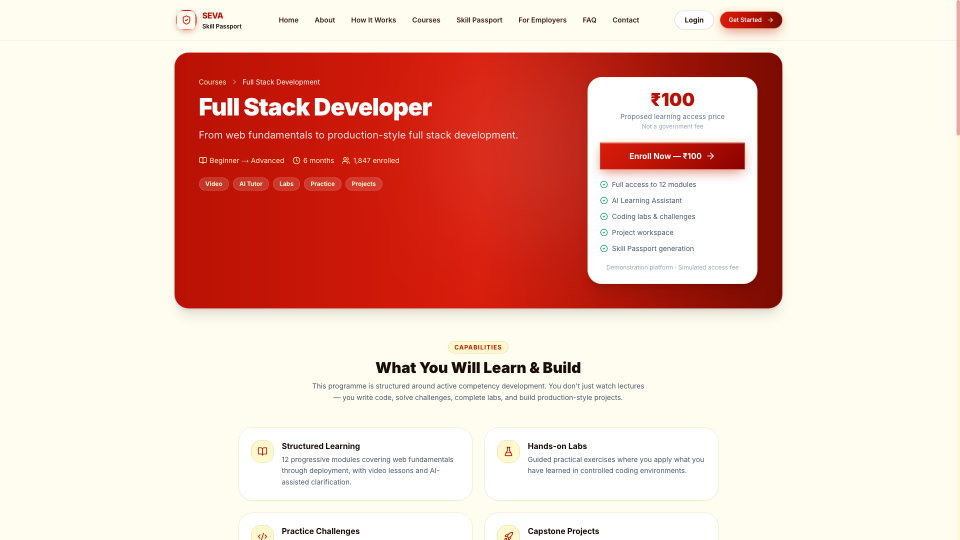
#> input picture scripts/video-assets/01_learn_courses.png, 1920 x 1080 px, found by its file name (shown at 1/2 size)
$ python render_explainer_video.py
#> lines starting #> are read from the running program, lines starting #| are printed output that depends on the picture
#!/usr/bin/env python3
"""
SEVA Skill Passport — 30-Second Explainer Video Master Generator
Broadcast Quality 1920x1080 @ 30fps (900 Frames)
Renders real UI captures with cinematic camera moves, callout badges, and brand graphics.
"""
import os
import sys
import math
import subprocess
from PIL import Image, ImageDraw, ImageFont, ImageFilter

WIDTH = 1920
HEIGHT = 1080
FPS = 30
TOTAL_FRAMES = 900 # exactly 30.0 seconds

# Colors
C_CREAM = (255, 253, 240)
C_CHIFFON = (255, 250, 205)
C_MILAN = (184, 17, 4)
C_MILAN_BRIGHT = (217, 28, 11)
C_ESPRESSO = (26, 12, 8)
C_MUTED = (110, 85, 77)
C_WHITE = (255, 255, 255)
C_CARD_BG = (255, 255, 255)
C_BORDER = (230, 215, 195)
C_GOLD = (245, 158, 11)

# Load fonts
def get_font(size, bold=False):
    path = '/System/Library/Fonts/Supplemental/Arial Bold.ttf' if bold else '/System/Library/Fonts/HelveticaNeue.ttc'
    try:
        return ImageFont.truetype(path, size)
    except Exception:
        try:
            return ImageFont.truetype('/System/Library/Fonts/HelveticaNeue.ttc', size)
        except Exception:
            return ImageFont.load_default()

font_title_hero = get_font(56, bold=True)
font_title = get_font(42, bold=True)
font_subtitle = get_font(24, bold=False)
font_badge = get_font(18, bold=True)
font_card_head = get_font(28, bold=True)
font_card_body = get_font(20, bold=False)
font_tagline = get_font(34, bold=True)
font_url = get_font(16, bold=False)

# Load authentic screenshot assets
asset_dir = 'scripts/video-assets'
screens = {
    'courses': Image.open(f'{asset_dir}/01_learn_courses.png').convert('RGB'),
    'learning': Image.open(f'{asset_dir}/02_learn_learning.png').convert('RGB'),
    'practice': Image.open(f'{asset_dir}/03_practise_lab.png').convert('RGB'),
    'projects': Image.open(f'{asset_dir}/04b_projects_hub.png').convert('RGB'),
    'assess': Image.open(f'{asset_dir}/05b_assess_catalog.png').convert('RGB'),
    'passport': Image.open(f'{asset_dir}/06_verify_passport.png').convert('RGB'),
    'ledger': Image.open(f'{asset_dir}/07_verify_ledger.png').convert('RGB'),
}
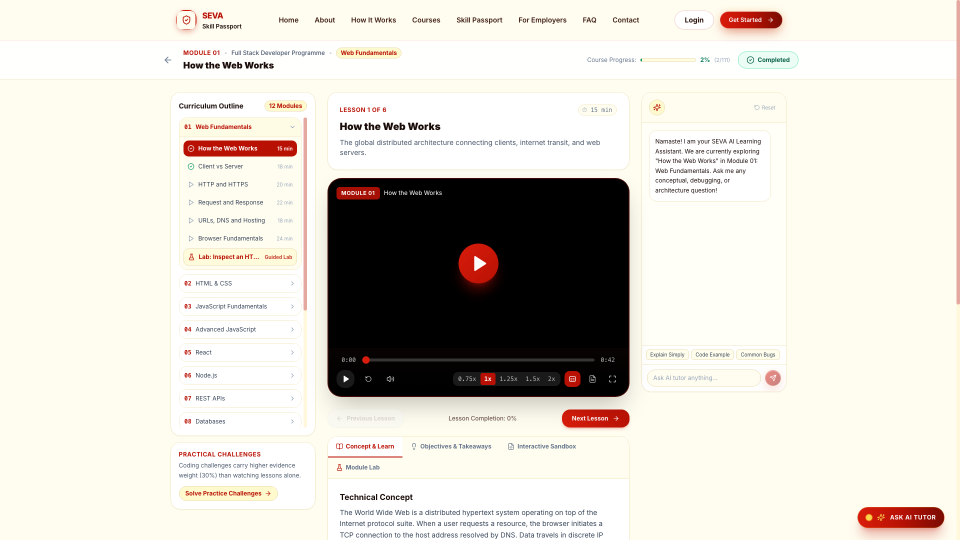
#> input picture scripts/video-assets/02_learn_learning.png, 1920 x 1080 px, found by its file name (shown at 1/2 size)
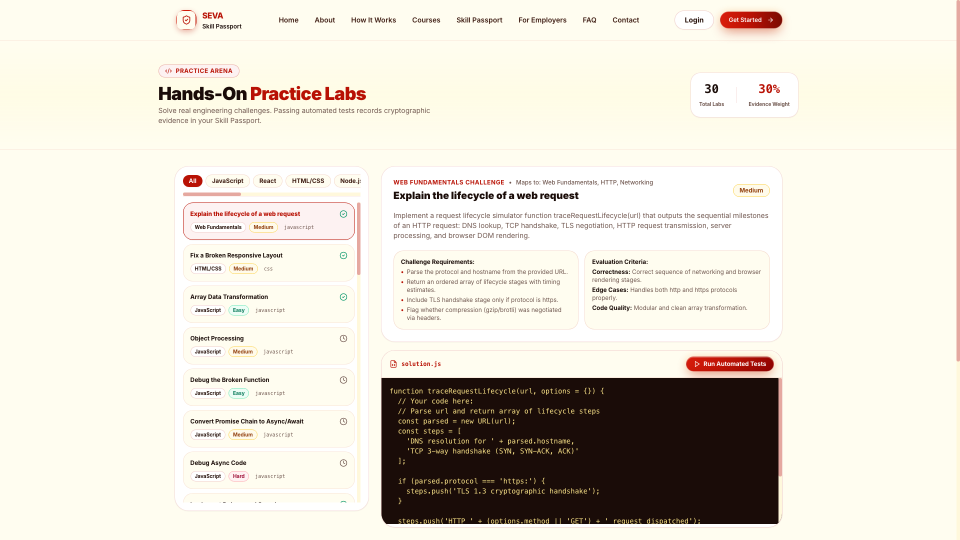
#> input picture scripts/video-assets/03_practise_lab.png, 1920 x 1080 px, found by its file name (shown at 1/2 size)
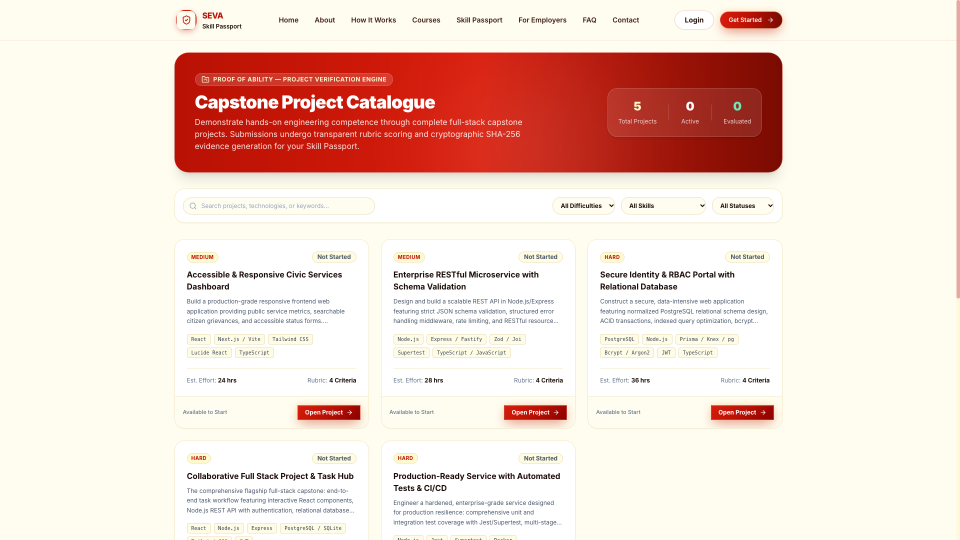
#> input picture scripts/video-assets/04b_projects_hub.png, 1920 x 1080 px, found by its file name (shown at 1/2 size)
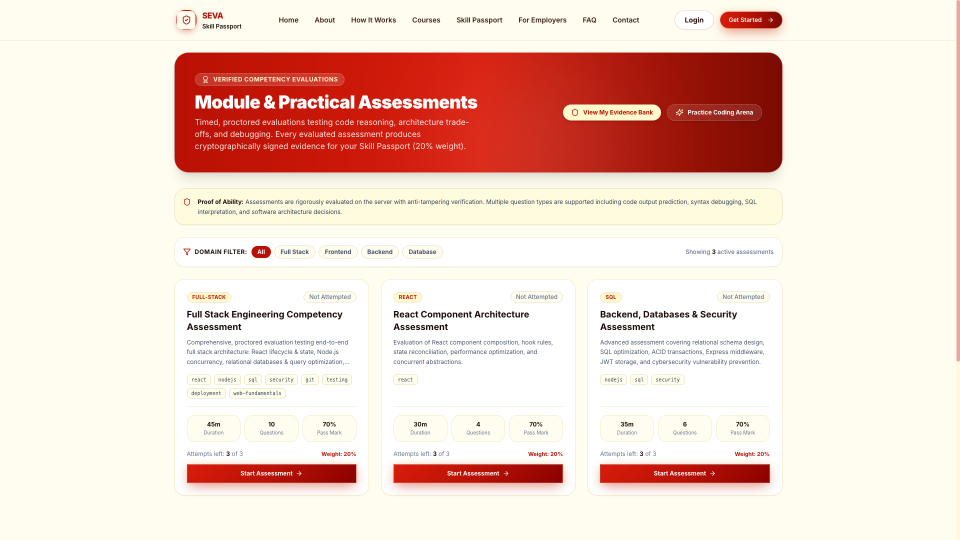
#> input picture scripts/video-assets/05b_assess_catalog.png, 1920 x 1080 px, found by its file name (shown at 1/2 size)
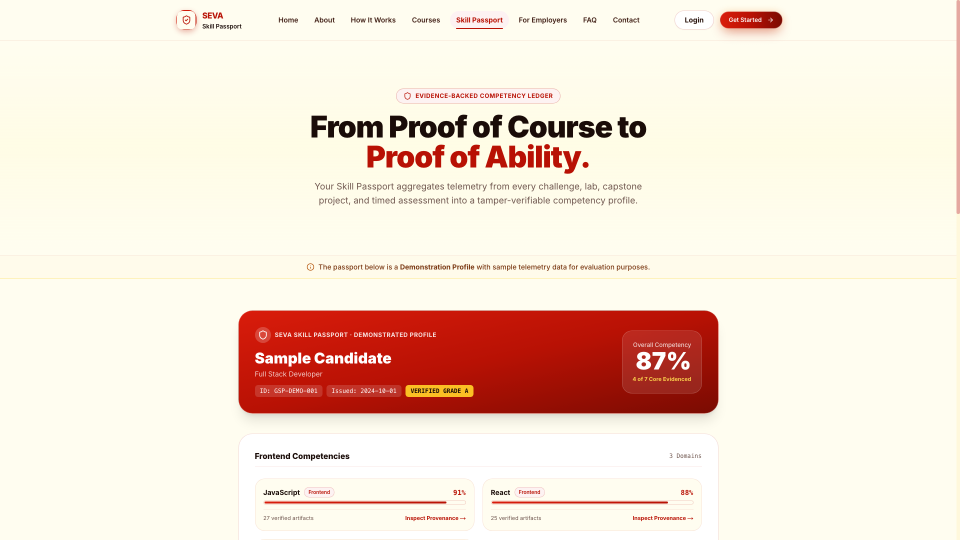
#> input picture scripts/video-assets/06_verify_passport.png, 1920 x 1080 px, found by its file name (shown at 1/2 size)
#> (the run stopped early here; a loop or call above may not have finished)
